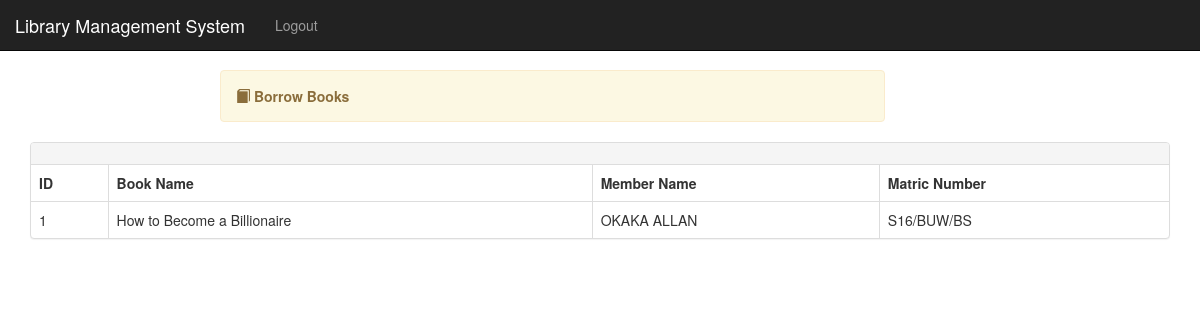
Screenshot of /borrowedbooks.php with the database file from the repository.
### tables this page shows
CREATE TABLE IF NOT EXISTS `borrow` (
  `borrowId` int(11) NOT NULL AUTO_INCREMENT,
  `memberName` varchar(255) NOT NULL,
  `matricNo` varchar(10) NOT NULL,
  `bookName` varchar(255) NOT NULL,
  `borrowDate` varchar(20) NOT NULL,
  `returnDate` varchar(20) NOT NULL,
  `bookId` int(2) NOT NULL,
  `borrowStatus` int(2) NOT NULL,
  `fine` varchar(100) NOT NULL,
  PRIMARY KEY (`borrowId`)
);

### borrowedbooks.php (the view, shortened to what this page needs)
<?php
require 'includes/db-inc.php';
include "includes/header.php";
?>
<div class="container">
    <?php include "includes/nav.php"; ?>
	<div class="alert alert-warning col-lg-7 col-md-12 col-sm-12 col-xs-12 col-lg-offset-2 col-md-offset-0 col-sm-offset-1 col-xs-offset-0" style="margin-top:70px">
		<span class="glyphicon glyphicon-book"></span>
	    <strong>Borrow Books</strong>
	</div>
	</div>
	<div class="container">
		<div class="panel panel-default">
		  <div class="panel-heading">
		  	<div class="row">
			  <div class="col-lg-6 col-md-6 col-sm-12 col-xs-12 pull-right">
			  </div>
			</div>
		  </div>
		  <table class="table table-bordered">
		  <thead>
					<tr>
					<th>ID</th>
					<th>Book Name</th>
					 <th>Member Name</th>
	                  <th>Matric Number</th>
				  </tr>
					</thead>
					 <?php
					$sql = "SELECT * FROM borrow";
					$query = mysqli_query($conn, $sql);
					$counter =1;
						while($row = mysqli_fetch_array($query)){
							?>
							<tbody>
							<tr>
							<td><?php echo $counter++; ?></td>
							<td><?php echo $row['bookName'];?></td>
							 <td><?php echo $row['memberName']; ?></td>
				             <td><?php echo $row['matricNo']; ?></td>
							</tr>
							</tbody>
							<?php }
					 ?>
					 </table>
	  </div>
	</div>
</body>
</html>

### css/style.css (style rules this page uses)
body { overflow-x: hidden; }
.alert { margin-top: 40px; }

### rows the page displays
borrow: bookName "How to Become a Billionaire", memberName "OKAKA ALLAN", matricNo "S16/BUW/BS"
